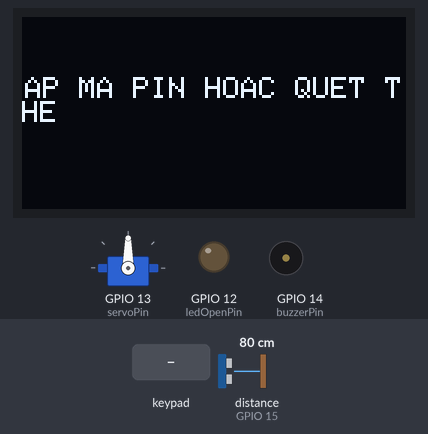
Recording of a sketch running on a simulated ESP32. On the bench: servo, 128×64 one-colour display, output pins drawn as LEDs (lit = HIGH), buzzer (waves = sounding, pin HIGH). The inputs (shaded band) are chosen by the test bench; at power-on: distance to the obstacle (sensor on GPIO 15) 80 cm. The echo pulse lasts 58.3 µs per cm; WiFi joins after 1.5 s; servers stay silent unless stated; pins used as bus, display or sensor lines are not drawn; what the sketch prints to the serial monitor is not drawn.

Above: at 6.9 s.
7.0 s: keypad keys 1 2 3 4 # pressed 0.4 s apart
At 10.2 s:
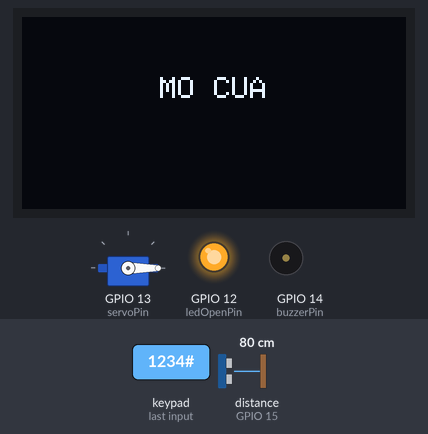
10.5 s: key '#' pressed
At 12.82 s:
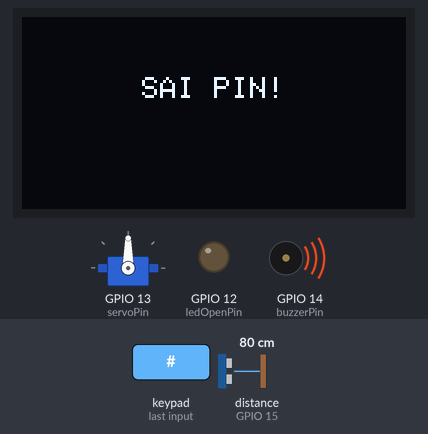
13.5 s: key 'A' pressed
At 15.6 s:
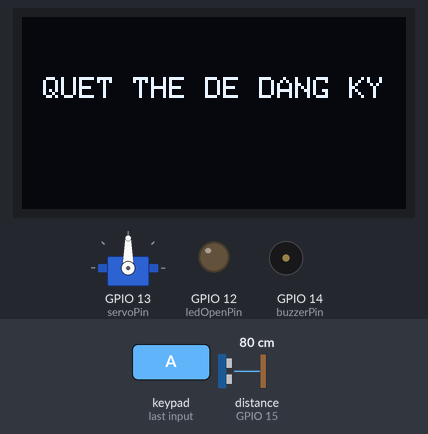
16.4 s: keypad keys 2 7 0 2 2 0 0 4 * pressed 0.4 s apart
At 20.8 s:
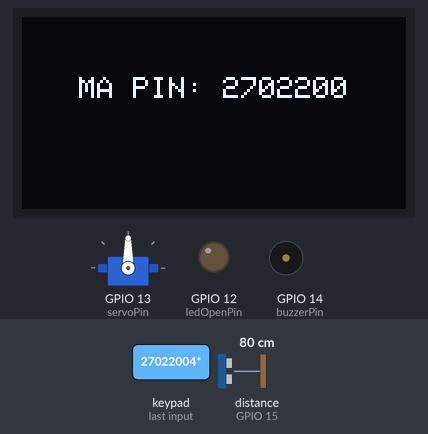
21.5 s: keypad keys 2 7 0 2 2 0 0 4 D pressed 0.4 s apart
At 25.4 s:
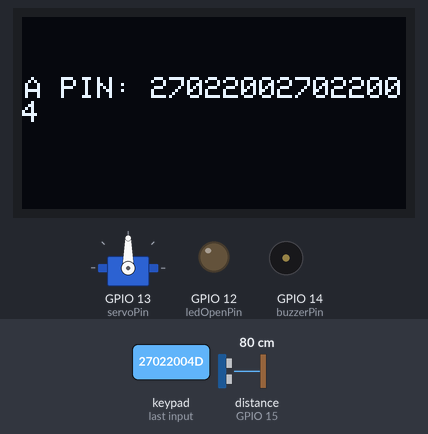
Timing chart, 0 to 26.9 s (numbered marks = the images above; inputs shaded):
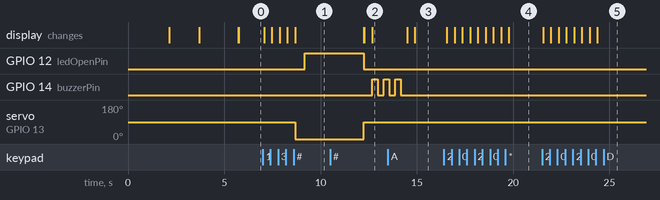

Measured:
- after the input at 7.0 s, GPIO 12 (ledOpenPin): LOW → HIGH after 2.2 s; servo on GPIO 13 (servoPin): 90° → 0° after 1.7 s; the display: first changes after 0.07 s (image 1 shows a later state)
- after the input at 10.5 s, GPIO 14 (buzzerPin): LOW → HIGH after 2.2 s, → LOW 0.30 s later, → HIGH 0.30 s later; the display: first differs from a run without the input after 2.2 s (image 2)
- after the input at 13.5 s, the display: first differs from a run without the input after 1.4 s (image 3)
- after the input at 16.4 s, the display: first changes after 0.16 s (image 4 shows a later state)
- after the input at 21.5 s, the display: first changes after 0.06 s (image 5 shows a later state)

The sketch:

esp32.ino
```cpp
#include <Wire.h>
#include <Adafruit_GFX.h>
#include <Adafruit_SSD1306.h>
#include <Keypad.h>
#include <ESP32Servo.h>
#include <SPI.h>
#include <MFRC522.h>
#include <WiFi.h>
#include <HTTPClient.h>

// ==================== C?u hình OLED ====================
#define SCREEN_WIDTH 128
#define SCREEN_HEIGHT 64
Adafruit_SSD1306 display(SCREEN_WIDTH, SCREEN_HEIGHT, &Wire, -1);

// ==================== C?u hình Keypad ====================
const byte ROWS = 4;
const byte COLS = 4;
char keys[ROWS][COLS] = {
  {'1', '2', '3', 'A'},
  {'4', '5', '6', 'B'},
  {'7', '8', '9', 'C'},
  {'*', '0', '#', 'D'}
};
byte rowPins[ROWS] = {32, 33, 26, 17}; // Chân hàng
byte colPins[COLS] = {16, 4, 0, 2};   // Chân c?t
Keypad keypad = Keypad(makeKeymap(keys), rowPins, colPins, ROWS, COLS);

// ==================== C?u hình Servo, Buzzer, LED ====================
Servo myServo;
const int servoPin = 13;   // Chân di?u khi?n servo
const int buzzerPin = 14;  // Chân di?u khi?n buzzer (chuy?n t? 15 sang 14)
const int ledOpenPin = 12; // Chân LED m? c?a (dèn xanh)
bool doorLocked = true;    // Tr?ng thái c?a

// ==================== C?u hình RFID ====================
#define SS_PIN 25
#define RST_PIN 27
MFRC522 rfid(SS_PIN, RST_PIN);

// ==================== C?u hình WiFi và Google Sheets ====================
const char* ssid = "doan1";      // Thay b?ng SSID c?a b?n
const char* password = "27022004";   // Thay b?ng m?t kh?u WiFi
String Web_App_URL = "https://script.google.com/macros/s/AKfycbyy3xb0BdGS5uCftnOzwbQVJflVkpWBbLb93KmTfhc-aqvpsIOAAdCBwskdGn1zxh6DUg/exec";
String modes = "atc"; // Ch? d? m?c d?nh: di?m danh
String atc_UID = "", atc_Name = "", atc_Position = "", atc_Date = "", atc_Time_In = "", atc_Time_Out = "";
String reg_Info = "";

// ==================== C?u hình HC-SR04 ====================
const int trigPin = 5;  // Chân Trig c?a HC-SR04
const int echoPin = 15; // Chân Echo c?a HC-SR04
const float distanceThresholdMin = 2.0;  // Ngu?ng kho?ng cách t?i thi?u (cm)
const float distanceThresholdMax = 9.3;  // Ngu?ng kho?ng cách t?i da (cm)

// ==================== C?u hình M?t kh?u ====================
String passcode = "1234"; // M?t kh?u m?c d?nh
String enteredCode = "";

// ==================== Ðo kho?ng cách b?ng HC-SR04 ====================
float getDistance() {
  digitalWrite(trigPin, LOW);
  delayMicroseconds(2);
  digitalWrite(trigPin, HIGH);
  delayMicroseconds(10);
  digitalWrite(trigPin, LOW);

  long duration = pulseIn(echoPin, HIGH);
  float distance = duration * 0.034 / 2; // Tính kho?ng cách (cm)
  return distance;
}

// ==================== Hi?n th? lên OLED ====================
void updateOLED(const String &message, bool center = true) {
  display.clearDisplay();
  display.setTextSize(1);
  display.setTextColor(WHITE);
  int x = center ? (SCREEN_WIDTH - (message.length() * 6)) / 2 : 0;
  display.setCursor(x, 20);
  display.println(message);
  display.display();
}

void displayAttendanceInfo(String uid, String name, String position, String date, String timeIn, String timeOut) {
  display.clearDisplay();
  display.setTextSize(1);
  display.setTextColor(WHITE);
  display.setCursor(0, 0);
  display.println("UID: " + uid);
  display.println("Name: " + name);
  display.println("Pos: " + position);
  display.println("Date: " + date);
  display.println("In: " + timeIn);
  if (timeOut == "" || timeOut == "N/A") {
    display.println("Out: N/A");
  } else {
    display.println("Out: " + timeOut);
  }
  display.display();
}

// ==================== G?i yêu c?u HTTP d?n Google Sheets ====================
void http_Req(String str_modes, String str_uid) {
  if (WiFi.status() == WL_CONNECTED) {
    String http_req_url = Web_App_URL + "?sts=" + str_modes + "&uid=" + str_uid;
    HTTPClient http;
    http.begin(http_req_url.c_str());
    http.setFollowRedirects(HTTPC_STRICT_FOLLOW_REDIRECTS);
    delay(100);
    int httpCode = http.GET();
    Serial.print("HTTP Status Code: ");
    Serial.println(httpCode);

    String payload;
    if (httpCode > 0) {
      payload = http.getString();
      Serial.println("Payload: " + payload);
    }
    http.end();

    String sts_Res = getValue(payload, ',', 0);

    if (sts_Res == "OK") {
      if (str_modes == "atc") {
        String atc_Info = getValue(payload, ',', 1);
        if (atc_Info == "TI_Successful" || atc_Info == "TO_Successful") {
          atc_UID = getValue(payload, ',', 2);
          atc_Name = getValue(payload, ',', 3);
          atc_Position = getValue(payload, ',', 4);
          atc_Date = getValue(payload, ',', 5);
          atc_Time_In = getValue(payload, ',', 6);
          atc_Time_Out = getValue(payload, ',', 7); // L?y Time Out
          if (atc_Time_Out == "" || atc_Time_Out == "N/A") {
            atc_Time_Out = "N/A"; // Gán m?c d?nh n?u tr?ng
          }
          unlockDoor();
          displayAttendanceInfo(atc_UID, atc_Name, atc_Position, atc_Date, atc_Time_In, atc_Time_Out);
          delay(5000);
        } else if (atc_Info == "atcInf01") {
          updateOLED("Attendance Completed");
          triggerBuzzer();
          delay(5000);
        } else if (atc_Info == "atcErr01") {
          updateOLED("Card Not Registered");
          triggerBuzzer();
          delay(5000);
        }
        atc_UID = atc_Name = atc_Position = atc_Date = atc_Time_In = atc_Time_Out = "";
      } else if (str_modes == "reg") {
        reg_Info = getValue(payload, ',', 1);
        if (reg_Info == "R_Successful") {
          updateOLED("Card Registered");
          delay(5000);
        } else if (reg_Info == "regErr01") {
          updateOLED("Card Already Registered");
          triggerBuzzer();
          delay(5000);
        }
        reg_Info = "";
      }
    }
  } else {
    updateOLED("WiFi Disconnected");
    triggerBuzzer();
    delay(3000);
  }
}

// ==================== Tách chu?i payload ====================
String getValue(String data, char separator, int index) {
  int found = 0;
  int strIndex[] = {0, -1};
  int maxIndex = data.length() - 1;
  for (int i = 0; i <= maxIndex && found <= index; i++) {
    if (data.charAt(i) == separator || i == maxIndex) {
      found++;
      strIndex[0] = strIndex[1] + 1;
      strIndex[1] = (i == maxIndex) ? i + 1 : i;
    }
  }
  return found > index ? data.substring(strIndex[0], strIndex[1]) : "";
}

// ==================== Ð?c UID t? th? RFID ====================
int getUID(String &uid_result) {
  if (!rfid.PICC_IsNewCardPresent() || !rfid.PICC_ReadCardSerial()) {
    return 0;
  }
  char str[32] = "";
  for (byte i = 0; i < rfid.uid.size; i++) {
    byte nib1 = (rfid.uid.uidByte[i] >> 4) & 0x0F;
    byte nib2 = (rfid.uid.uidByte[i] >> 0) & 0x0F;
    str[i * 2 + 0] = nib1 < 0xA ? '0' + nib1 : 'A' + nib1 - 0xA;
    str[i * 2 + 1] = nib2 < 0xA ? '0' + nib2 : 'A' + nib2 - 0xA;
  }
  str[rfid.uid.size * 2] = '\0';
  uid_result = String(str);
  rfid.PICC_HaltA();
  rfid.PCD_StopCrypto1();
  return 1;
}

// ==================== Ði?u khi?n Servo ====================
void unlockDoor() {
  if (doorLocked) {
    Serial.println("MO CUA");
    updateOLED("MO CUA");
    myServo.write(0);  // M? c?a (góc 0°)
    delay(500);
    digitalWrite(ledOpenPin, HIGH);
    doorLocked = false;

    unsigned long noObstacleStartTime = 0;
    bool waitingToClose = false;

    while (true) {  // Vòng l?p ki?m tra HC-SR04 khi c?a m?
      float distance = getDistance();
      Serial.print("Kho?ng cách: ");
      Serial.print(distance);
      Serial.println(" cm");

      if (distance >= distanceThresholdMin && distance <= distanceThresholdMax) {
        updateOLED("OBSTACLE DETECTION");
        waitingToClose = false;  // Có v?t th?, ti?p t?c gi? c?a
        noObstacleStartTime = 0;  // Reset th?i gian ch?
      } else {
        updateOLED("MO CUA");
        if (!waitingToClose) {
          noObstacleStartTime = millis();  // B?t d?u d?m th?i gian không có v?t th?
          waitingToClose = true;
        }
      }

      if (waitingToClose && (millis() - noObstacleStartTime >= 3000)) {
        break;  // Thoát vòng l?p và dóng c?a sau 3 giây không có v?t th?
      }

      delay(100);
    }
    lockDoor();
  }
}

void lockDoor() {
  Serial.println("CUA KHOA");
  updateOLED("CUA KHOA");
  myServo.write(90);  // Ðóng c?a (góc 90°)
  digitalWrite(ledOpenPin, LOW);
  doorLocked = true;
}

// ==================== C?nh báo b?ng Buzzer ====================
void triggerBuzzer() {
  for (int i = 0; i < 3; i++) {
    digitalWrite(buzzerPin, HIGH);
    delay(300);
    digitalWrite(buzzerPin, LOW);
    delay(300);
  }
}

// ==================== Setup ====================
void setup() {
  Serial.begin(9600);
  SPI.begin();
  rfid.PCD_Init();
  pinMode(buzzerPin, OUTPUT);
  pinMode(ledOpenPin, OUTPUT);
  myServo.attach(servoPin);

  pinMode(trigPin, OUTPUT);
  pinMode(echoPin, INPUT);

  if (!display.begin(SSD1306_SWITCHCAPVCC, 0x3C)) {
    Serial.println("KHONG TIM THAY MAN OLED!");
    while (true);
  }

  updateOLED("HE THONG OK");
  delay(2000);

  WiFi.mode(WIFI_STA);
  WiFi.begin(ssid, password);
  int timeout = 20 * 2;
  while (WiFi.status() != WL_CONNECTED && timeout > 0) {
    updateOLED("Connecting WiFi...");
    delay(500);
    timeout--;
  }
  if (WiFi.status() == WL_CONNECTED) {
    updateOLED("WiFi Connected");
    delay(2000);
  } else {
    updateOLED("WiFi Failed");
    delay(2000);
  }

  lockDoor();
  updateOLED(modes == "atc" ? "NHAP MA PIN HOAC QUET THE" : "QUET THE DE DANG KY");
}

// ==================== Loop ====================
void loop() {
  char key = keypad.getKey();
  String uid_result;

  if (getUID(uid_result)) {
    http_Req(modes, uid_result);
  }

  if (key) {
    Serial.print(key);
    if (key == 'A') {
      modes = (modes == "atc") ? "reg" : "atc";
      updateOLED(modes == "atc" ? "NHAP MA PIN HOAC QUET THE" : "QUET THE DE DANG KY");
    } else if (isDigit(key)) {
      enteredCode += key;
      updateOLED("MA PIN: " + enteredCode);
    } else if (key == '#') {
      Serial.println();
      if (enteredCode == passcode) {
        unlockDoor();
      } else {
        updateOLED("SAI PIN!");
        triggerBuzzer();
      }
      enteredCode = "";
      updateOLED(modes == "atc" ? "NHAP MA PIN HOAC QUET THE" : "QUET THE DE DANG KY");
    } else if (key == '*') {
      if (enteredCode.length() > 0) {
        enteredCode.remove(enteredCode.length() - 1);
        updateOLED("MA PIN: " + enteredCode);
      }
    }
  }

  delay(100);
}
```
